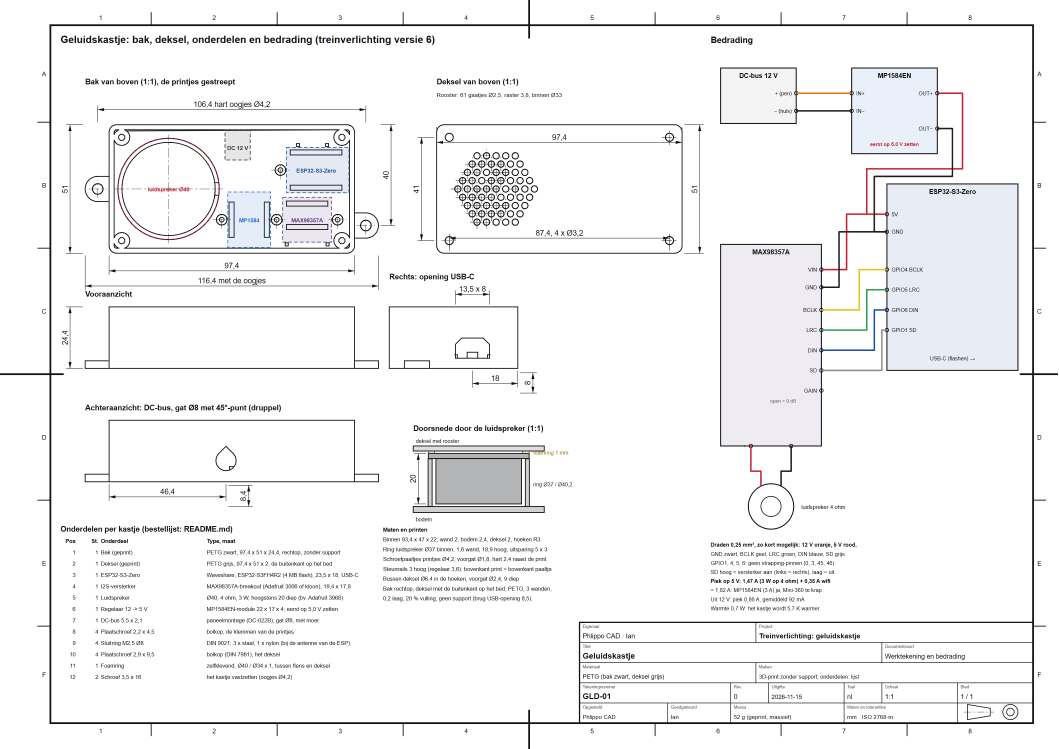
#> input picture voorbeelden/treinverlichting/geluidskastje/tekeningen/GLD-01-geluidskastje.png, 3176 x 2246 px, given in place of GLD-01-geluidskastje.png.png, which was not available (shown at 1/3 size)
$ python -i maak-app.py   (imports and definitions only)
#> lines starting #> are read from the running program, lines starting #| are printed output that depends on the picture; after the words box and inside, x2 and y2 are one past the last pixel; in counts of white or black regions, pixels touching at a corner belong together
"""
Builds the one-page app with every drawing and print file of the cable box (Kabeldoos treinverlichting) into app/uit/:
index.html (from sjabloon.html), the renders cut out of the CAD window, the step pictures of the build plan, the
drawings and the wiring diagram as SVG, the PDFs, the print parts as a compact net for the 3D view, and two zips (the
STL's, and everything). The STL's travel in a zip: a page can only hand over a set list of file types.

Sources: this folder (README, print/, tekeningen/, schema/, firmware/, docs/) and the pictures that
e2e/tools/bouwschema-trein.mjs and the photo run left in e2e-out/ (run those first after a change to the box).
Usage (from the repo root): python voorbeelden/treinverlichting/app/maak-app.py
"""
import base64, html, io, json, re, shutil, struct, subprocess, zipfile
from pathlib import Path

import numpy as np
from PIL import Image

HERE = Path(__file__).resolve().parent
BOX = HERE.parent
ROOT = BOX.parent.parent
OUT = HERE / 'uit'
E2E = ROOT / 'e2e-out'

# empty the output folder (the folder itself may be in use by a preview server)
# [5 lines not run here, left out]

esc = html.escape


# [6 lines left out: function md_inline, not called in this run]


# [1 line that did not run here, left out]


# [34 lines left out: functions md_section, md_table, md_paragraphs, not called in this run]


# ---------- files that can be saved ----------
FILES = {}


# [11 lines left out: function add_file, not called in this run]


def dots(n: int) -> str:
    return f'{n:,}'.replace(',', '.')


def size(n: int) -> str:
    return f'{n / 1e6:.1f} MB'.replace('.', ',') if n >= 1e6 else f'{round(n / 1e3)} kB'


# [9 lines left out: function zip_bytes, not called in this run]


PRINT_TXT = """Kabeldoos treinverlichting (versie 6) - printbestanden

Proefstuk.stl               EERST (20 min, TRN-08): passen de schroeven, de lip en de haak? anders de krimp compenseren
Kabeldoos-bak-links.stl     de bodem op het bed            224,9 x 229,8 x 49,4 mm   PETG zwart, ongeveer 255 g, 10 uur
Kabeldoos-bak-rechts.stl    de bodem op het bed            229,8 x 229,8 x 49,4 mm   PETG zwart, ongeveer 240 g, 10 uur
Kabeldoos-deksel-links.stl  de BUITENKANT op het bed       226,9 x 229,8 x 4,7 mm    PETG grijs, ongeveer 205 g, 6 uur
Kabeldoos-deksel-rechts.stl de BINNENKANT op het bed       226,0 x 229,8 x 3,2 mm    PETG grijs, ongeveer 200 g, 6 uur
Hulpstukken.stl             plat op het bed                2 werkhaken en de spatel  PETG grijs, ongeveer 15 g, 1 uur

Elegoo Centauri Carbon (bed 256 x 256), PETG, zonder support (ook niet onder de klikhaken: 45 graden). Elk deel is
hoogstens 230 x 230: leg het in het midden van het bed, dan blijft de hoek voor het filamentmes (rechtsvoor 10 x 20) vrij,
ook met een skirt. Geen brim aan het naadvlak.
0,2 mm lagen, 4 wanden, 30 % gyroid (zoals bij de afzuiging); de bakhelften met buitenwanden op 40 mm/s (schroefpaaltjes Ø5,
klikhaken 1,6).
Na het printen: de 2 bakhelften op een vlakke tafel in elkaar schuiven tot de 2 klikhaken klikken (eventueel eerst
2K-epoxy in de voeg, TRN-06); elk bordje op zijn 4 paaltjes met 4 schroeven 2,0 x 6 (TRN-07); de deksels klikken met de lip in elkaar. Meet eerst
de modules met een AANNAME na (TRN-10, TRN-11) en print pas dan de bakhelften: zij dragen de palen van de modules.
"""
STL_NAMEN = ['Proefstuk.stl', 'Kabeldoos-bak-links.stl', 'Kabeldoos-bak-rechts.stl', 'Kabeldoos-deksel-links.stl', 'Kabeldoos-deksel-rechts.stl', 'Hulpstukken.stl']
stl = [(n, BOX / 'print' / n) for n in STL_NAMEN] + [(f'geluidskastje/{q.name}', q) for q in sorted((BOX / 'geluidskastje' / 'print').glob('*.stl'))]
# [8 lines not run here, left out]

# everything: the source folder, zonder wat de app al apart geeft en zonder de bouwbestanden van de firmware:
#  - geen STL's (in de printbestanden-zip), geen PDF's (eigen knoppen), geen SVG's van de tekeningen en het schema (ook
#    in de app, en ze komen uit de generators die wel in de zip zitten), geen controlebeelden van het situatieplan;
#  - PNG's als webp (kwaliteit 85); de rest zoals het is; .pio, .gitignore en deze app niet.
# Blijft de zip groter dan DEEL_MAX, dan wordt hij in delen gesplitst (elk deel een gewone zip, met een eigen knop).
DEEL_MAX = 10_500_000  # bytes per deel: als base64 ± 14 MB (een bestand in de artifact mag hoogstens 16 MB zijn)
WEG = re.compile(r'(\.stl$|\.pdf$|^tekeningen/.*\.svg$|^schema/blad-\d+\.svg$|^schema/schema\.html$|^situatieplan/eigen-ondergrond/|^situatieplan/controle-|^situatieplan/_debug/|^geluidskastje/tekeningen/.*\.(svg|png)$|^print/)')


# [6 lines left out: function als_webp, not called in this run]


alles, weggelaten = [], 0
# [11 lines not run here, left out]
LEESMIJ_ALLES = f"""Kabeldoos treinverlichting - alle bronbestanden ({len(alles)} bestanden)

Niet in deze zip (de app geeft ze apart, of ze worden opnieuw gemaakt uit de generators hieronder):
- de STL's: knop "Printbestanden (STL)";
- de PDF's: "Alles afdrukken", werktekeningen, bouwschema, aansluitschema;
- de tekeningen en de schemabladen als SVG: in de app bij "Tekeningen" en "Schema";
- de controlebeelden van het situatieplan.
Beelden (PNG) staan erin als webp. Opnieuw maken: zie README.md, "Opnieuw maken".
"""
# [1 line not run here, left out]


def delen_van(entries):
    """de bestanden in delen van hoogstens DEEL_MAX (gezipt); een deel = een gewone zip"""
    uit, huidig, groot = [], [], 0
    for e in entries:
        b = e[1].read_bytes() if isinstance(e[1], Path) else e[1]
        z = len(zip_bytes([(e[0], b)]))
        if huidig and groot + z > DEEL_MAX:
            uit.append(huidig)
            huidig, groot = [], 0
        huidig.append((e[0], b))
        groot += z
    if huidig:
        uit.append(huidig)
    return uit


ALLES_DELEN = delen_van(alles)
# [7 lines not run here, left out]
ALLES_KNOPPEN = ['alles-zip'] if len(ALLES_DELEN) == 1 else [f'alles-zip-{k}' for k in range(1, len(ALLES_DELEN) + 1)]

# ---------- drawings and wiring diagram as SVG ----------
DRAWINGS = [
    ('TRN-00a', 'TRN-00a-boormal.svg', 'Boormal blad 1', '1:1', 'De rechterhelft van de mal. Druk beide bladen af op A3 op ware grootte (100 %), meet de 100 mm na, leg blad 2 erover tot de kruisen A en B samenvallen en boor de 4 kruisjes voor.'),
    ('TRN-00b', 'TRN-00b-boormal.svg', 'Boormal blad 2', '1:1', 'De linkerhelft van de mal: langs "hier knippen" afknippen en over blad 1 leggen.'),
    ('TRN-01', 'TRN-01-bak-links.svg', 'Bak links', '1:2,5', 'De helft met de 16 bordjes: steunrails en de schroefpaaltjes van de bordjes, de draadsleuven, de uitsparingen en kuiltjes van de naad, kabelinvoeren, sleutelgaten.'),
    ('TRN-02', 'TRN-02-bak-rechts.svg', 'Bak rechts', '1:2,5', 'De helft met de modules: palen op hun gaten, klikhouders voor de WAGO-klemmen, de klikhaken en bodemlippen van de naad, DC-bus, opening USB.'),
    ('TRN-03', 'TRN-03-hulpstukken.svg', 'Hulpstukken', 'vrij', 'De 2 werkhaken (de doos op werkhoogte laten hangen) en de spatel met haakje voor de draden tussen de bordjes.'),
    ('TRN-04', 'TRN-04-deksel-links.svg', 'Deksel links', '1:2,5', 'Met zijn centreerrand en de sponning met 4 groeven aan de naad.'),
    ('TRN-05', 'TRN-05-deksel-rechts.svg', 'Deksel rechts', '1:2,5', 'Met de lip van 12 in 4 klikvingers die onder de linkerhelft klikt.'),
    ('TRN-06', 'TRN-06-naad.svg', 'Naad', '5:1', 'De klikhaken, de bodemlippen, de lijmvoeg van 0,2 en de lip van het deksel, met de klikberekening en hoe je verbindt.'),
    ('TRN-07', 'TRN-07-bevestiging-bordjes.svg', 'Bevestiging van de bordjes', '3:1, 8:1', 'Elk bordje met 4 schroeven 2,0 x 6 op 4 paaltjes Ø5 (gaten 2 mm van de randen): doorsnede, schroef en de plaats van elk paaltje.'),
    ('TRN-08', 'TRN-08-proefstuk.svg', 'Proefstuk', '1:1', 'Twee stukjes van ± 20 minuten om de passingen te proeven (4 schroefpaaltjes van een bordje, een bodemlip en een klikhaak) vóór de helften van 10 uur; met hoe je de krimp compenseert.'),
    ('TRN-10', 'TRN-10-modules.svg', 'Modules en bedrading', '1:1', 'De rechterhelft van boven met elke module (ook de servoprint, de XL4015 en de IR-leerontvanger achter het venstertje), haar gaten en klemmen, alle draden (W-nummers) en per groep de klemmen en de polyfuse; enkel de DC-bus wordt gesoldeerd.'),
    ('TRN-11', 'TRN-11-ir-driver.svg', 'IR-driver en MCP23017', '1:1', 'De linkerhelft naast bordje 16: de IR-driver, de AOD4184 en de MCP23017 (plaats voor een tweede), hun draden en de draden over de naad.'),
    ('TRN-14', 'TRN-14-draadlijst.svg', 'Interne draadlijst', '—', 'De draden W01..W61 tussen de modules met doorsnede, kleur en lengte; dupontkabels voor de signalen.'),
    ('TRN-15', 'TRN-15-draadlijst-uitbreiding.svg', 'Draadlijst uitbreiding', '—', 'De draden W62..W94 van versie 6: servoprint, servovoeding, IR-driver, MCP23017 en de IR-leerontvanger.'),
    ('TRN-20', 'TRN-20-meetblad.svg', 'Meetblad', 'A4', 'Ingebruikname: spanningen, OE, de polariteit van de modules, de stroom en de spanning over de MOSFET per groep, elke ingang, de hallsensor.'),
    ('TRN-22', 'TRN-22-meetblad-versie-6.svg', 'Eerst kopen en meten', 'A4', 'Versie 6: één stuk van elke module op tafel meten (de schakeling van de optocouplerprint, de polariteit van de MOSFET-modules, de XL4015, de IR-zelftest) en wat je dan in het dashboard kiest.'),
    ('TRN-21', 'TRN-21-invulblad.svg', 'Invulblad', 'A4', 'De namen van de groepen en de ingangen, om bij de baan te hangen.'),
]
# [2 lines not run here, left out]
SCHEMA_N = len(list((BOX / 'schema').glob('blad-*.svg')))
SCHEMA_TITELS = {}
# [11 lines not run here, left out]

# ---------- pictures ----------
def cut_render(name: str, out: str, width=1400):
    """the model window of a Phlippo CAD screenshot, trimmed to the model and its shadow"""
#> called with out = 'out.png', width = 1400
    im = Image.open(E2E / f'{name}.png').convert('RGB')
#> im is the input picture: PIL image 3176x2246 RGB; mean R, G, B 243.2, 243.2, 243.8
    a = np.asarray(im).astype(np.int16)
    x0, y0, x1, y1 = 345, 150, 1885, 1025
    win = a[y0:y1, x0:x1]
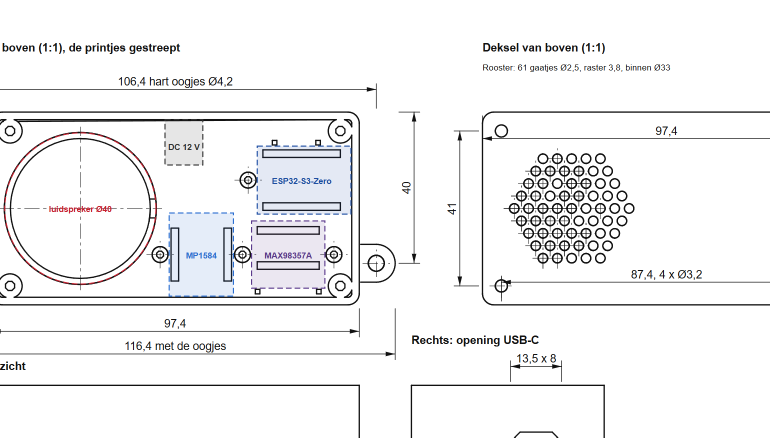
#> win: shape (875, 1540, 3) int16 (shown at 1/2 size); mean R, G, B 241.8, 241.8, 242.6
    bg = np.median(win, axis=1, keepdims=True)
#> bg = 875 rows, first 8: [255, 255, 255], [255, 255, 255], [255, 255, 255], [255, 255, 255], [255, 255, 255], [255, 255, 255], [255, 255, 255], [255, 255, 255]
    diff = np.abs(win - bg).sum(axis=2) > 40
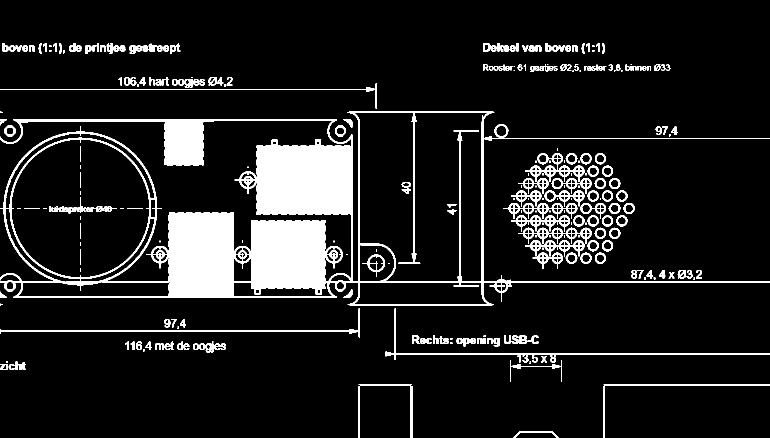
#> diff: shape (875, 1540) bool (shown at 1/2 size); 10.9% white; 264 white regions (84 under 20 px), largest, box (x1, y1, x2, y2) and area: (0, 222, 1540, 611) 103995, (0, 616, 720, 675) 2393, (771, 616, 1540, 725) 2187
    ys, xs = np.nonzero(diff)
    pad = 36
    l = max(0, xs.min() - pad); r = min(win.shape[1], xs.max() + pad)
#> after `l = max(0, xs.min() - pad)`: l = 0
#> after `r = min(win.shape[1], xs.max() + pad)`: r = 1540
    t = max(0, ys.min() - pad); b = min(win.shape[0], ys.max() + pad)
#> after `t = max(0, ys.min() - pad)`: t = 50
#> after `b = min(win.shape[0], ys.max() + pad)`: b = 875
    crop = im.crop((x0 + l, y0 + t, x0 + r, y0 + b))
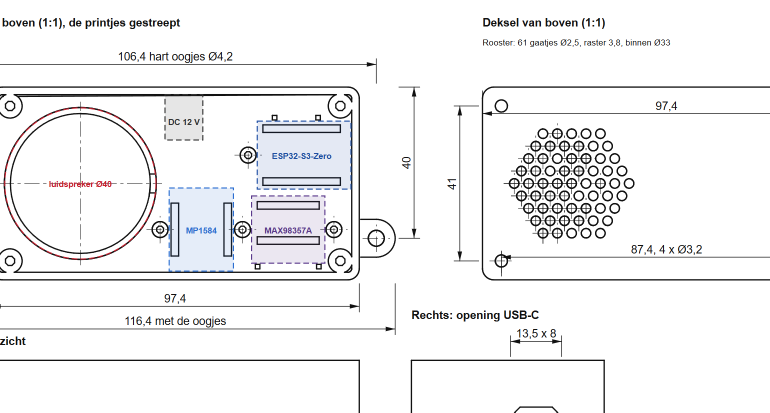
#> crop: PIL image 1540x825 RGB (shown at 1/2 size); mean R, G, B 241, 241, 241.8
    if crop.width > width:
        crop = crop.resize((width, round(crop.height * width / crop.width)), Image.LANCZOS)
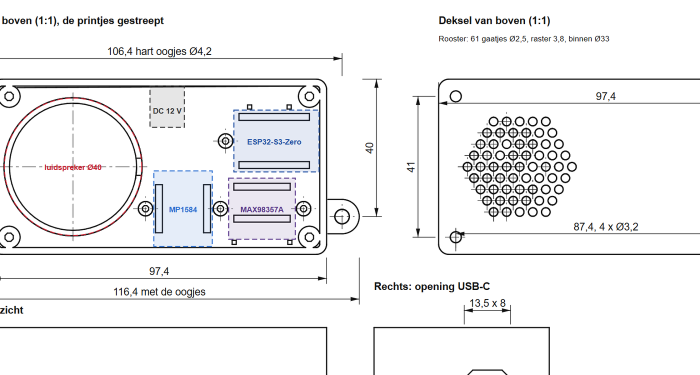
#> crop: PIL image 1400x750 RGB (shown at 1/2 size); mean R, G, B 240.6, 240.6, 241.4
    crop.save(OUT / 'img' / out, 'WEBP', quality=82, method=6)
    return crop.size


# [6 lines left out: function to_webp, not called in this run]


RENDERS = [
    ('trein-v5/doos-open-iso', 'doos-open.webp', 'De doos open: links de 16 bordjes, rechts alle kant-en-klare modules, op één laag'),
    ('trein-v5/doos-dicht', 'doos-dicht.webp', 'Dicht: 440,9 x 229,8 x 52,6, het grijze deksel naar beneden zoals hij onder de baan hangt'),
    ('trein-v5/doos-open-boven', 'doos-boven.webp', 'Van boven: 5 rijen van 3 bordjes en bordje 16 links, de modules rechts, geen kabelgoten'),
    ('trein-v5/closeup-modules', 'modules.webp', 'De modules met de draden: de groepen rechtstreeks van de bordjes in de MOSFET-modules'),
    ('trein-v5/naad-detail', 'naad.webp', 'De naad: de klikhaak achteraan en de pilaar met de schroefbus van het deksel'),
    ('trein-v5/naad-doorsnede-boven', 'naad-boven.webp', 'Doorsnede op 20 hoog: de nok van de klikhaak in het kuiltje, de lijmspleet van 0,2'),
    ('trein-v5/naad-doorsnede-haak', 'naad-haak.webp', 'Doorsnede door de klikhaak: de onderkant van 45° (print zonder support)'),
    ('trein-v5/helften-op-bed', 'bed.webp', 'De 2 helften elk op het bed van 256 x 256: binnen het kader van 230 x 230'),
    ('trein-esp', 'esp.webp', 'De ESP32-S3 in haar schroefklemadapter met 44 klemmen'),
    ('trein-bordje', 'bordje.webp', 'Een Modelbouwled-bordje: 61,1 x 20,9, 14 hoog'),
    ('trein-v5/v6b-servo-iso', 'servoprint.webp', 'Versie 6: de servoprint met de servostekkers en de elco, de XL4015 voor de servo’s en de 2 WAGO-klemmen van de uitbreiding'),
    ('trein-v5/v6b-links-boven', 'ir-driver.webp', 'Versie 6: naast bordje 16 de IR-driver, de AOD4184 en de MCP23017 (met de palen voor een tweede)'),
    ('trein-v5/v6b-venster', 'venster-ir.webp', 'Versie 6: het venstertje voor de IR-leerontvanger in de voorwand, rechts van de USB-opening'),
    ('trein-v5/schroeven-iso', 'schroeven.webp', 'Een bordje vastgeschroefd: 4 schroeven 2,0 x 6 op 4 paaltjes Ø5, hart 2 mm van de randen'),
]
render_html = {}
# [3 lines not run here, left out]

# the build plan: the step texts straight from the script that drew the PDF
# [8 lines that did not run here, left out]
jpgs = sorted((E2E / 'bouwschema-trein').glob('stap-*.jpg'))
k = 0
# [12 lines not run here, left out]

PHONES = [('gsm-groepen', 'Groepen: aan en uit, effect'), ('gsm-scenes', 'Scènes: alles in één keer'), ('gsm-functies', 'Functies: een reeks stappen'),
          ('gsm-ingangen', 'Ingangen: knop, sensor of hallsensor, met teller'), ('gsm-instellingen', 'Instellingen: namen en wachtwoord'), ('gsm-donker-groepen', 'Donker thema')]
# [3 lines not run here, left out]

# ---------- the print parts as a compact net for the 3D view ----------
# [8 lines left out: function read_stl, not called in this run]


nets = {}
# [8 lines not run here, left out]
# [1 line that did not run here, left out]

# ---------- the page ----------
ICON_DL = '<svg viewBox="0 0 24 24" fill="none" stroke="currentColor" stroke-width="2" aria-hidden="true"><path d="M12 3v12m0 0-5-5m5 5 5-5M4 19h16"/></svg>'


def btn(key, label, primary=False):
    f = FILES[key]
    return f'<button class="btn{" primary" if primary else ""}" type="button" data-file="{key}">{ICON_DL}<span>{esc(label)} <span class="sz">{size(f["bytes"])}</span></span></button>'


def titleblock(no, what, right):
    return f'<div class="titleblock"><div><small>Blad</small><span class="no">{esc(no)}</span></div><div><small>Kabeldoos treinverlichting</small><h2>{esc(what)}</h2></div><div><small>{esc(right[0])}</small><span class="mono">{esc(right[1])}</span></div></div>'


# [4 lines left out: function shot, not called in this run]


# [1 line that did not run here, left out]
facts = [('441 x 230 x 53', 'mm, deksel inbegrepen, 2 helften'), ('16', 'lichtgroepen, één per bordje'), ('16', 'ingangen voor knoppen en sensoren'),
         ('12 V', 'adapter 6,67 A in een DC-bus, tegen ompolen beveiligd'), ('€ 194,95', 'onderdelen te kopen, kant-en-klare modules'), ('± 33 u', 'printen: bak 10 + 10 u, deksel 2 x 6 u, hulpstukken 1 u')]

S = []
# [37 lines not run here, left out]

dr = []
# [10 lines not run here, left out]

steps = []
toc = []
# [16 lines not run here, left out]

sch = []
# [27 lines not run here, left out]

order = ALLES_KNOPPEN + ['alles-pdf', 'stl', 'werk-pdf', 'bouw-pdf', 'schema-pdf', 'schema-zip'] + ['svg-' + d[0] for d in DRAWINGS]
# [5 lines not run here, left out]

# [1 line that did not run here, left out]
# [1 line that did not run here, left out]
# [1 line not run here, left out]

total = sum(p.stat().st_size for p in OUT.rglob('*') if p.is_file())
# [3 lines not run here, left out]

>>> result = cut_render('../geluidskastje/tekeningen/GLD-01-geluidskastje.png', 'out.png')

$ run again, on voorbeelden/lastafel/web/img/bouw-1.jpg
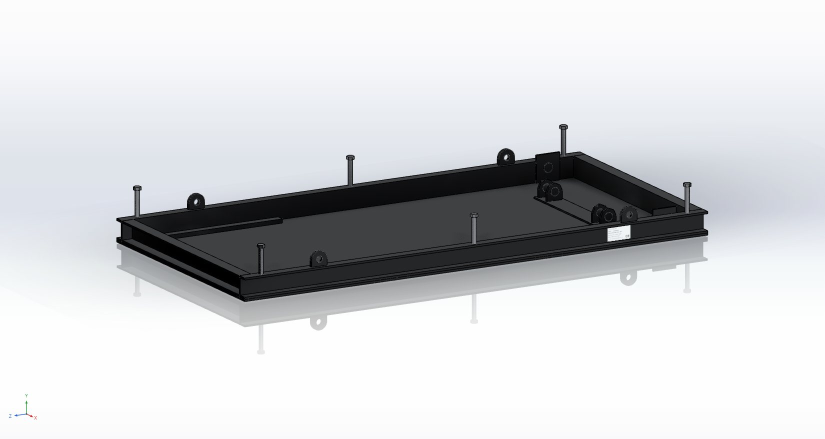
#> input picture voorbeelden/lastafel/web/img/bouw-1.jpg, 1650 x 878 px, given in place of bouw-1.jpg.png, which was not available (shown at 1/2 size)
#> in cut_render, im is the input picture: PIL image 1650x878 RGB; mean R, G, B 211.1, 212.5, 214.9
#> bg = 728 rows, first 8: [244, 245, 249], [244, 245, 249], [243, 244, 248], [243, 244, 248], [243, 244, 248], [243, 244, 248], [243, 244, 248], [243, 244, 248]
#> in cut_render, `diff = np.abs(win - bg).sum(axis=2) > 40`:
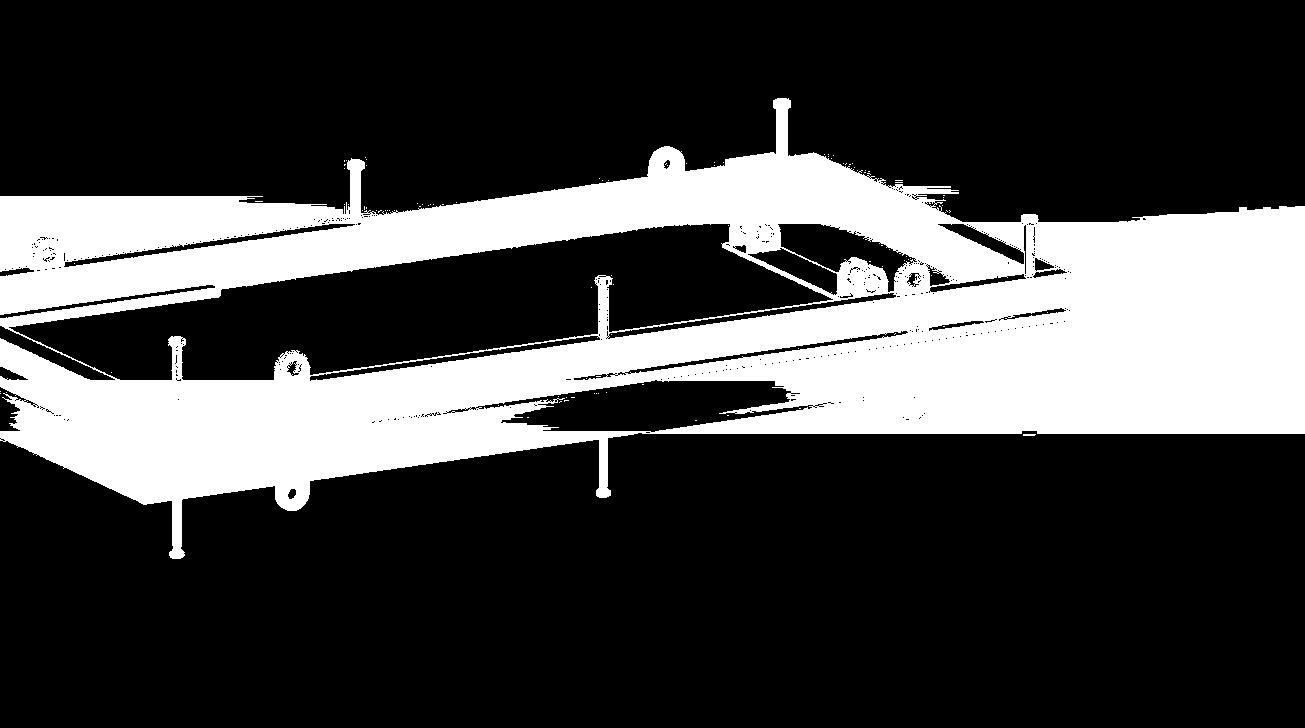
#> diff: shape (728, 1305) bool; 26.1% white; 100 white regions (98 under 20 px), largest, box (x1, y1, x2, y2) and area: (0, 98, 1305, 559) 247753, (1023, 434, 1036, 436) 25
#> l = 0
#> r = 1305
#> t = 62
#> b = 594
#> in cut_render, `crop = im.crop((x0 + l, y0 + t, x0 + r, y0 + b))`:
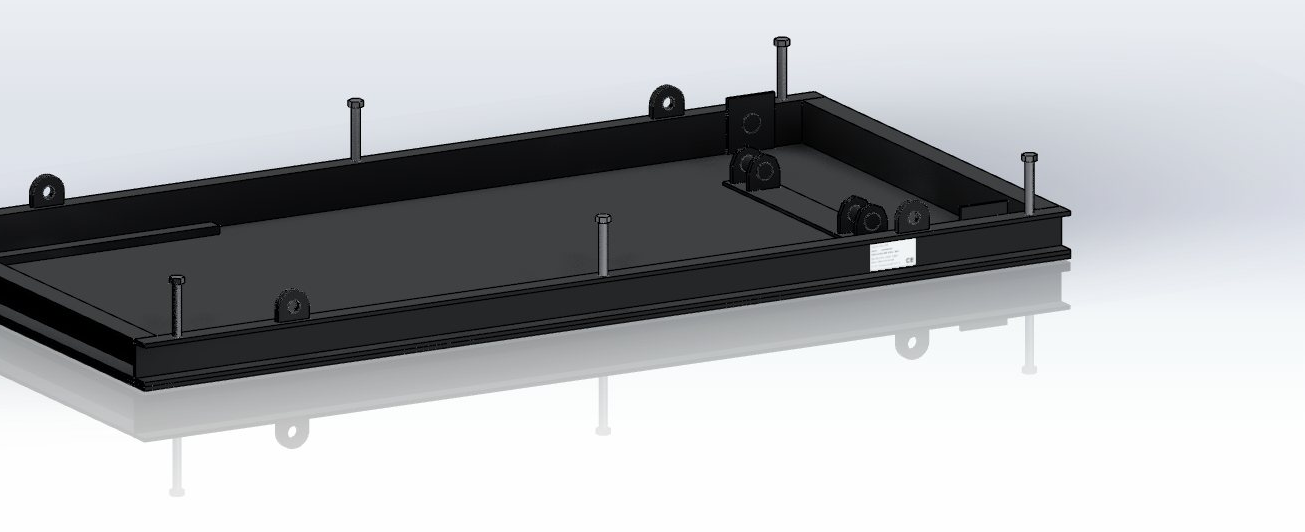
#> crop: PIL image 1305x532 RGB; mean R, G, B 177, 178.9, 181.7
